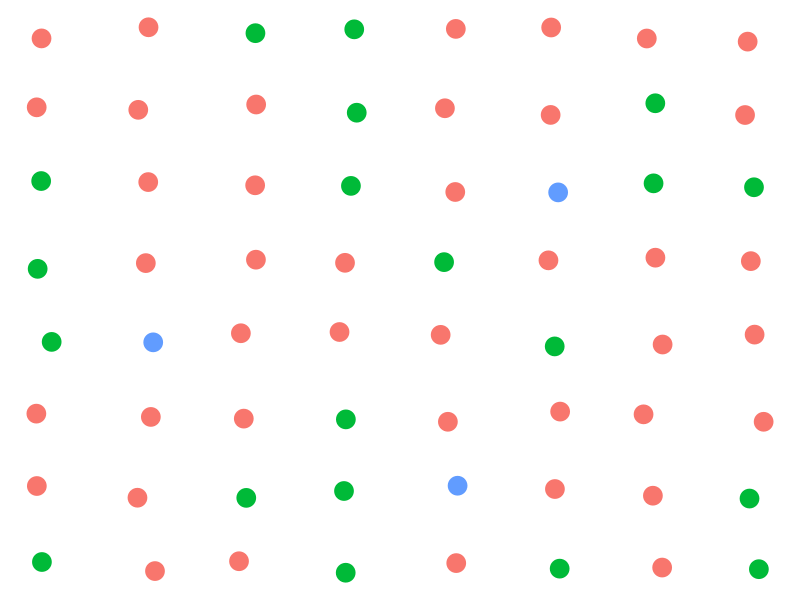

Here is the R script that generated this plot:
## ---- chunk 1
#https://psyc2016.whatanimalssee.com/bookdown-demo_files/figure-html/unnamed-chunk-9-1.png
library(ggplot2)
library(tibble)
pts<- expand.grid(x = seq(2,16,2), y = seq(2,16,2), type = c("distractor"))
jittr<-.4
pts$x <- pts$x + runif(length(pts$x))*jittr-jittr/2
pts$y <- pts$y + runif(length(pts$y))*jittr-jittr/2
pts$type <- as.character(pts$type)
pts$type[c(1,4,6,8,11,12,13,16,20,25,26,30,33,37,41,44,47,48,52,55,59,60)] <- "distractor2"
pts$type[c(13,26,46)] <- "target"

ymin<-600; ymax<-2000
ggplot(pts,aes(x=x,y=y, color=type)) + geom_point(size=6)  +  theme_void() + theme(legend.position = "none")
#+ ylim(ymin,ymax)
